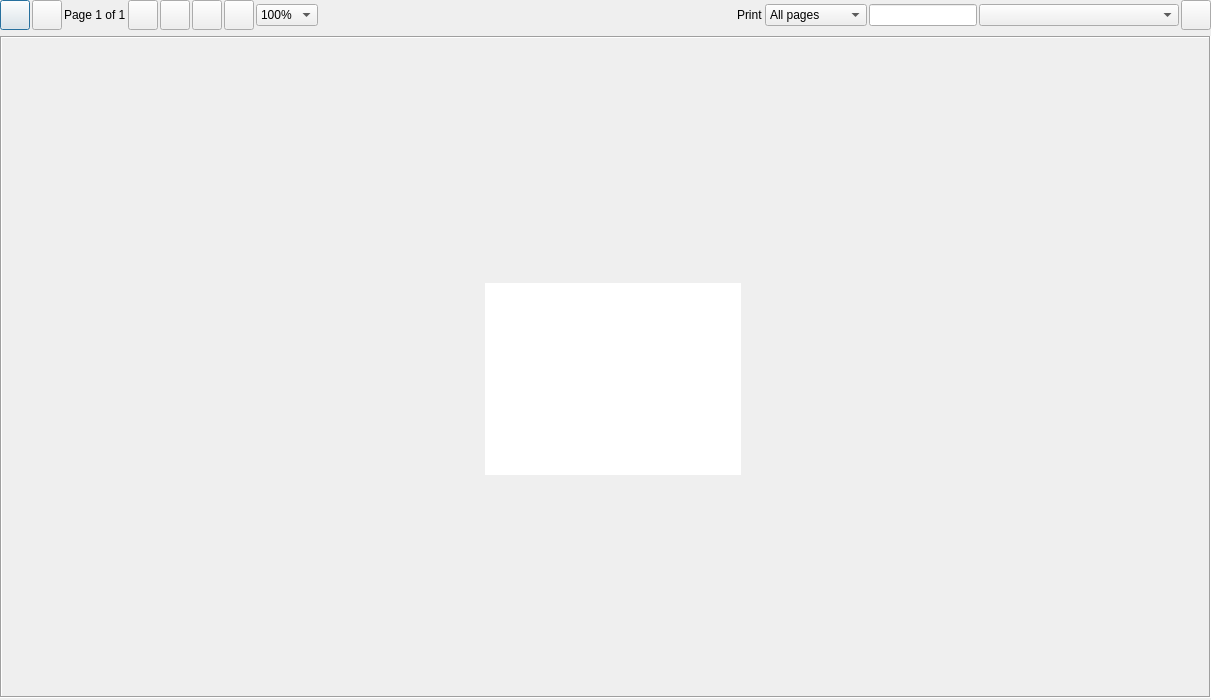
<?xml version="1.0" encoding="UTF-8"?>
<ui version="4.0">
 <class>PPrintPreview</class>
 <widget class="QDialog" name="PPrintPreview">
  <property name="geometry">
   <rect>
    <x>0</x>
    <y>0</y>
    <width>957</width>
    <height>700</height>
   </rect>
  </property>
  <property name="windowTitle">
   <string>Print preview</string>
  </property>
  <layout class="QVBoxLayout" name="verticalLayout_2">
   <property name="leftMargin">
    <number>0</number>
   </property>
   <property name="topMargin">
    <number>0</number>
   </property>
   <property name="rightMargin">
    <number>0</number>
   </property>
   <property name="bottomMargin">
    <number>0</number>
   </property>
   <item>
    <widget class="QWidget" name="widget" native="true">
     <property name="sizePolicy">
      <sizepolicy hsizetype="Minimum" vsizetype="Minimum">
       <horstretch>0</horstretch>
       <verstretch>0</verstretch>
      </sizepolicy>
     </property>
     <layout class="QHBoxLayout" name="horizontalLayout">
      <property name="spacing">
       <number>2</number>
      </property>
      <property name="leftMargin">
       <number>0</number>
      </property>
      <property name="topMargin">
       <number>0</number>
      </property>
      <property name="rightMargin">
       <number>0</number>
      </property>
      <property name="bottomMargin">
       <number>0</number>
      </property>
      <item>
       <widget class="QPushButton" name="btnFirst">
        <property name="minimumSize">
         <size>
          <width>30</width>
          <height>30</height>
         </size>
        </property>
        <property name="maximumSize">
         <size>
          <width>30</width>
          <height>30</height>
         </size>
        </property>
        <property name="text">
         <string/>
        </property>
        <property name="icon">
         <iconset resource="../Resort/res.qrc">
          <normaloff>:/images/double-left.png</normaloff>:/images/double-left.png</iconset>
        </property>
        <property name="iconSize">
         <size>
          <width>24</width>
          <height>24</height>
         </size>
        </property>
       </widget>
      </item>
      <item>
       <widget class="QPushButton" name="btnBack">
        <property name="minimumSize">
         <size>
          <width>30</width>
          <height>30</height>
         </size>
        </property>
        <property name="maximumSize">
         <size>
          <width>30</width>
          <height>30</height>
         </size>
        </property>
        <property name="text">
         <string/>
        </property>
        <property name="icon">
         <iconset resource="../Resort/res.qrc">
          <normaloff>:/images/left-arrow.png</normaloff>:/images/left-arrow.png</iconset>
        </property>
        <property name="iconSize">
         <size>
          <width>24</width>
          <height>24</height>
         </size>
        </property>
       </widget>
      </item>
      <item>
       <widget class="QLabel" name="lbPage">
        <property name="text">
         <string>Page 1 of 1</string>
        </property>
       </widget>
      </item>
      <item>
       <widget class="QPushButton" name="btnNext">
        <property name="minimumSize">
         <size>
          <width>30</width>
          <height>30</height>
         </size>
        </property>
        <property name="maximumSize">
         <size>
          <width>30</width>
          <height>30</height>
         </size>
        </property>
        <property name="text">
         <string/>
        </property>
        <property name="icon">
         <iconset resource="../Resort/res.qrc">
          <normaloff>:/images/right-arrow.png</normaloff>:/images/right-arrow.png</iconset>
        </property>
        <property name="iconSize">
         <size>
          <width>24</width>
          <height>24</height>
         </size>
        </property>
       </widget>
      </item>
      <item>
       <widget class="QPushButton" name="btnLast">
        <property name="minimumSize">
         <size>
          <width>30</width>
          <height>30</height>
         </size>
        </property>
        <property name="maximumSize">
         <size>
          <width>30</width>
          <height>30</height>
         </size>
        </property>
        <property name="text">
         <string/>
        </property>
        <property name="icon">
         <iconset resource="../Resort/res.qrc">
          <normaloff>:/images/double-right.png</normaloff>:/images/double-right.png</iconset>
        </property>
        <property name="iconSize">
         <size>
          <width>24</width>
          <height>24</height>
         </size>
        </property>
       </widget>
      </item>
      <item>
       <widget class="QPushButton" name="btnZoomOut">
        <property name="minimumSize">
         <size>
          <width>30</width>
          <height>30</height>
         </size>
        </property>
        <property name="maximumSize">
         <size>
          <width>30</width>
          <height>30</height>
         </size>
        </property>
        <property name="text">
         <string/>
        </property>
        <property name="icon">
         <iconset resource="../Resort/res.qrc">
          <normaloff>:/images/zoom-out.png</normaloff>:/images/zoom-out.png</iconset>
        </property>
        <property name="iconSize">
         <size>
          <width>24</width>
          <height>24</height>
         </size>
        </property>
       </widget>
      </item>
      <item>
       <widget class="QPushButton" name="btnZoopIn">
        <property name="minimumSize">
         <size>
          <width>30</width>
          <height>30</height>
         </size>
        </property>
        <property name="maximumSize">
         <size>
          <width>30</width>
          <height>30</height>
         </size>
        </property>
        <property name="text">
         <string/>
        </property>
        <property name="icon">
         <iconset resource="../Resort/res.qrc">
          <normaloff>:/images/zoom-in.png</normaloff>:/images/zoom-in.png</iconset>
        </property>
        <property name="iconSize">
         <size>
          <width>24</width>
          <height>24</height>
         </size>
        </property>
       </widget>
      </item>
      <item>
       <widget class="QComboBox" name="cbZoom">
        <property name="currentIndex">
         <number>4</number>
        </property>
        <item>
         <property name="text">
          <string>200%</string>
         </property>
        </item>
        <item>
         <property name="text">
          <string>175%</string>
         </property>
        </item>
        <item>
         <property name="text">
          <string>150%</string>
         </property>
        </item>
        <item>
         <property name="text">
          <string>125%</string>
         </property>
        </item>
        <item>
         <property name="text">
          <string>100%</string>
         </property>
        </item>
        <item>
         <property name="text">
          <string>75%</string>
         </property>
        </item>
        <item>
         <property name="text">
          <string>50%</string>
         </property>
        </item>
        <item>
         <property name="text">
          <string>25%</string>
         </property>
        </item>
       </widget>
      </item>
      <item>
       <spacer name="horizontalSpacer">
        <property name="orientation">
         <enum>Qt::Horizontal</enum>
        </property>
        <property name="sizeHint" stdset="0">
         <size>
          <width>417</width>
          <height>20</height>
         </size>
        </property>
       </spacer>
      </item>
      <item>
       <widget class="QLabel" name="label">
        <property name="text">
         <string>Print</string>
        </property>
       </widget>
      </item>
      <item>
       <widget class="QComboBox" name="cbPrintSelection">
        <item>
         <property name="text">
          <string>All pages</string>
         </property>
        </item>
        <item>
         <property name="text">
          <string>Current page</string>
         </property>
        </item>
        <item>
         <property name="text">
          <string>Custom</string>
         </property>
        </item>
       </widget>
      </item>
      <item>
       <widget class="QLineEdit" name="lePages">
        <property name="minimumSize">
         <size>
          <width>100</width>
          <height>0</height>
         </size>
        </property>
       </widget>
      </item>
      <item>
       <widget class="QComboBox" name="cbPrinters">
        <property name="minimumSize">
         <size>
          <width>200</width>
          <height>0</height>
         </size>
        </property>
       </widget>
      </item>
      <item>
       <widget class="QPushButton" name="btnPrint">
        <property name="minimumSize">
         <size>
          <width>30</width>
          <height>30</height>
         </size>
        </property>
        <property name="maximumSize">
         <size>
          <width>30</width>
          <height>30</height>
         </size>
        </property>
        <property name="text">
         <string/>
        </property>
        <property name="icon">
         <iconset resource="../Resort/res.qrc">
          <normaloff>:/images/printer.png</normaloff>:/images/printer.png</iconset>
        </property>
        <property name="iconSize">
         <size>
          <width>24</width>
          <height>24</height>
         </size>
        </property>
       </widget>
      </item>
     </layout>
    </widget>
   </item>
   <item>
    <widget class="QWidget" name="widget_2" native="true">
     <property name="sizePolicy">
      <sizepolicy hsizetype="Expanding" vsizetype="Expanding">
       <horstretch>0</horstretch>
       <verstretch>0</verstretch>
      </sizepolicy>
     </property>
     <layout class="QHBoxLayout" name="horizontalLayout_2">
      <property name="leftMargin">
       <number>0</number>
      </property>
      <property name="topMargin">
       <number>0</number>
      </property>
      <property name="rightMargin">
       <number>0</number>
      </property>
      <property name="bottomMargin">
       <number>2</number>
      </property>
      <item>
       <widget class="QScrollArea" name="saMain">
        <property name="frameShape">
         <enum>QFrame::Box</enum>
        </property>
        <property name="widgetResizable">
         <bool>true</bool>
        </property>
        <widget class="QWidget" name="scrollAreaWidgetContents">
         <property name="geometry">
          <rect>
           <x>0</x>
           <y>0</y>
           <width>953</width>
           <height>658</height>
          </rect>
         </property>
         <layout class="QHBoxLayout" name="horizontalLayout_3">
          <property name="spacing">
           <number>0</number>
          </property>
          <property name="leftMargin">
           <number>25</number>
          </property>
          <property name="topMargin">
           <number>25</number>
          </property>
          <property name="rightMargin">
           <number>9</number>
          </property>
          <property name="bottomMargin">
           <number>0</number>
          </property>
          <item>
           <widget class="QGraphicsView" name="gv">
            <property name="sizePolicy">
             <sizepolicy hsizetype="Fixed" vsizetype="Fixed">
              <horstretch>0</horstretch>
              <verstretch>0</verstretch>
             </sizepolicy>
            </property>
            <property name="frameShape">
             <enum>QFrame::NoFrame</enum>
            </property>
            <property name="verticalScrollBarPolicy">
             <enum>Qt::ScrollBarAlwaysOff</enum>
            </property>
            <property name="horizontalScrollBarPolicy">
             <enum>Qt::ScrollBarAlwaysOff</enum>
            </property>
            <property name="alignment">
             <set>Qt::AlignLeading|Qt::AlignLeft|Qt::AlignTop</set>
            </property>
            <property name="transformationAnchor">
             <enum>QGraphicsView::NoAnchor</enum>
            </property>
            <property name="viewportUpdateMode">
             <enum>QGraphicsView::SmartViewportUpdate</enum>
            </property>
           </widget>
          </item>
         </layout>
        </widget>
       </widget>
      </item>
     </layout>
    </widget>
   </item>
  </layout>
 </widget>
 <resources>
  <include location="../Resort/res.qrc"/>
 </resources>
 <connections/>
</ui>
